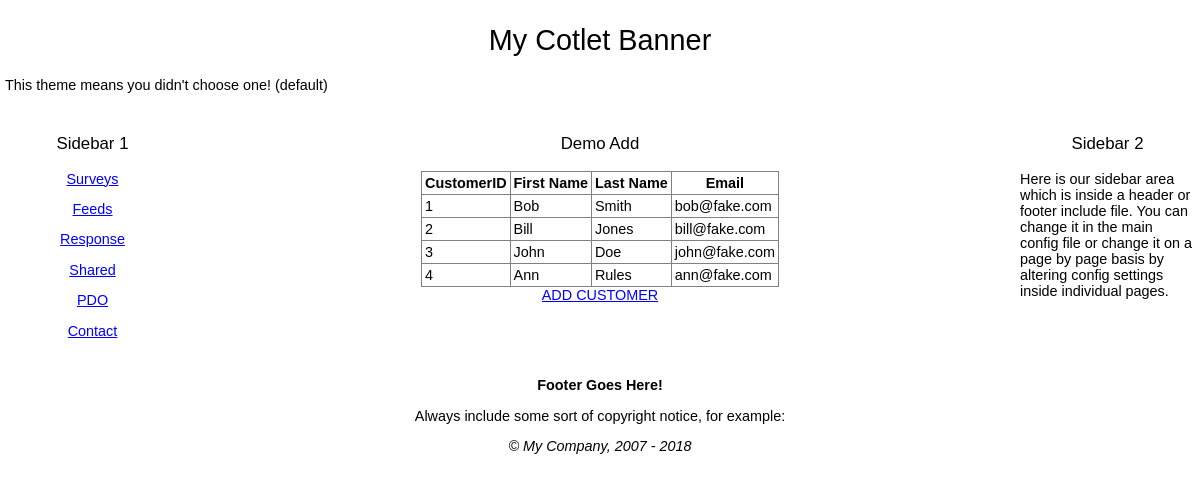
The app's page /demo/demo_add.php with its own data.
### tables this page shows
create table test_Customers
( CustomerID int unsigned not null auto_increment primary key,
LastName varchar(50),
FirstName varchar(50),
Email varchar(80)
);

### demo/demo_add.php (the view, shortened to what this page needs)
<?php
require '../inc_0700/config_inc.php';
if(isset($_REQUEST['act'])){$myAction = (trim($_REQUEST['act']));}else{$myAction = "";}
switch ($myAction)
{
	default:
	 	showCustomers();
}
function showCustomers()
{
	echo '<h3 align="center">' . smartTitle() . '</h3>';
	$sql = "select CustomerID,FirstName,LastName,Email from test_Customers";
	$result = mysqli_query(IDB::conn(),$sql) or die(trigger_error(mysqli_error(IDB::conn()), E_USER_ERROR));
	if (mysqli_num_rows($result) > 0)
	{
		echo '<table align="center" border="1" style="border-collapse:collapse" cellpadding="3" cellspacing="3">';
		echo '<tr>
				<th>CustomerID</th>
				<th>First Name</th>
				<th>Last Name</th>
				<th>Email</th>
			</tr>
			';
		while ($row = mysqli_fetch_assoc($result))
		{
			echo '<tr>
					<td>'
				     . (int)$row['CustomerID'] . '</td>
				    <td>' . dbOut($row['FirstName']) . '</td>
				    <td>' . dbOut($row['LastName']) . '</td>
				    <td>' . dbOut($row['Email']) . '</td>
				</tr>
				';
		}
		echo '</table>';
	}else{
      echo '<div align="center"><h3>Currently No Customers in Database.</h3></div>';
	}
	echo '<div align="center"><a href="' . THIS_PAGE . '?act=add">ADD CUSTOMER</a></div>';
}

### include/default_style.css (style rules this page uses)
body { font-size: .9em; font-family: Verdana, Geneva, Arial, Helvetica, sans-serif; padding:0; margin:0; background-color:#FFFFFF; }
td { font-family: Verdana, Geneva, Arial, Helvetica, sans-serif; }
h1, h2, h3, h4, h5, h6 { font-weight: normal; }
a { font-family:Verdana, Arial, Helvetica, sans-serif; }
a:link { color: #00f; }

### records on screen
test_customers: CustomerID "1", FirstName "Bob", LastName "Smith", Email "bob@fake.com"
test_customers: CustomerID "2", FirstName "Bill", LastName "Jones", Email "bill@fake.com"
test_customers: CustomerID "3", FirstName "John", LastName "Doe", Email "john@fake.com"
test_customers: CustomerID "4", FirstName "Ann", LastName "Rules", Email "ann@fake.com"

### other values on screen
$config->banner "My Cotlet Banner"
$aText[0] "Surveys"
$aText[0] "Feeds"
$aText[0] "Response"
$aText[0] "Shared"
$aText[0] "PDO"
$aText[0] "Contact"
smartTitle() "Demo Add"
